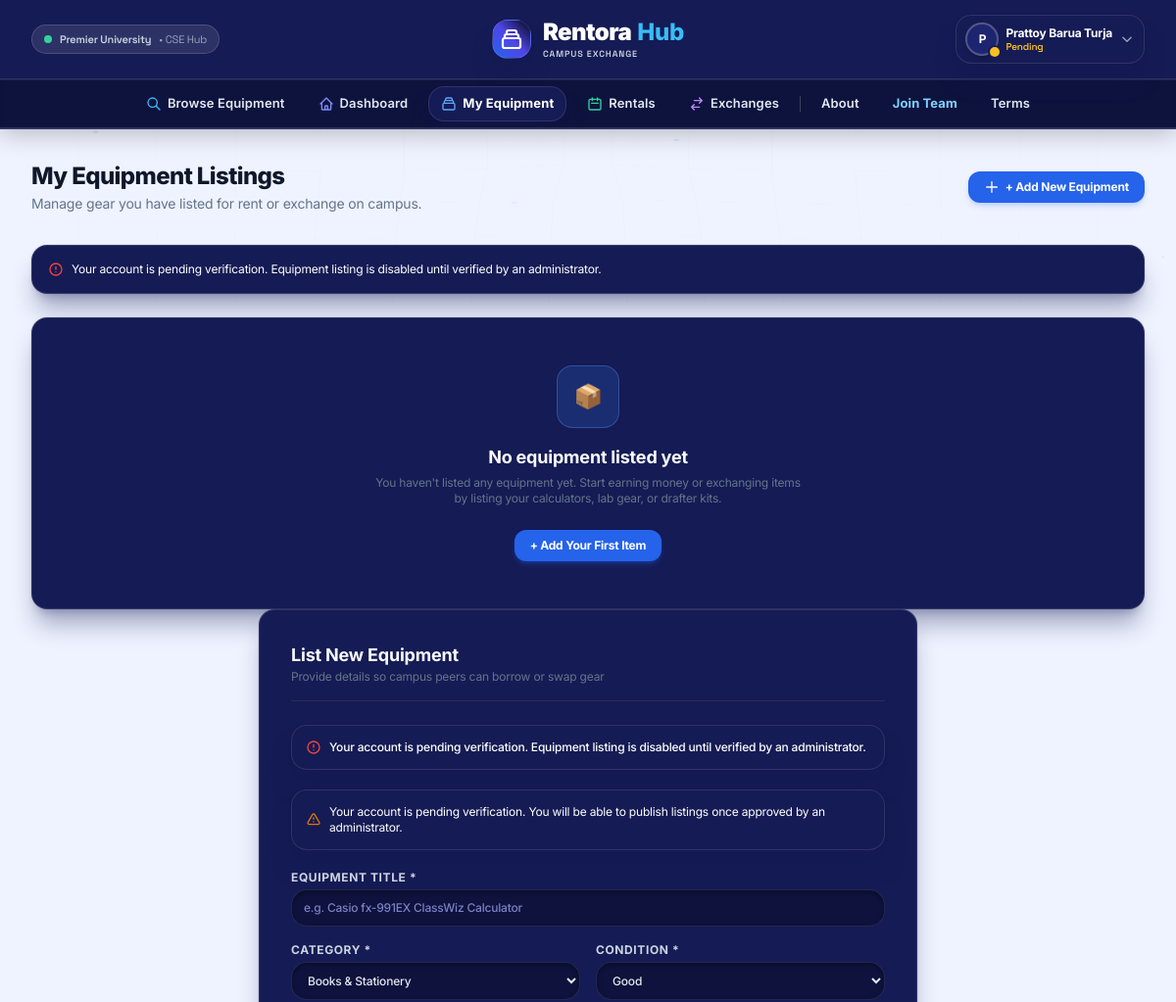
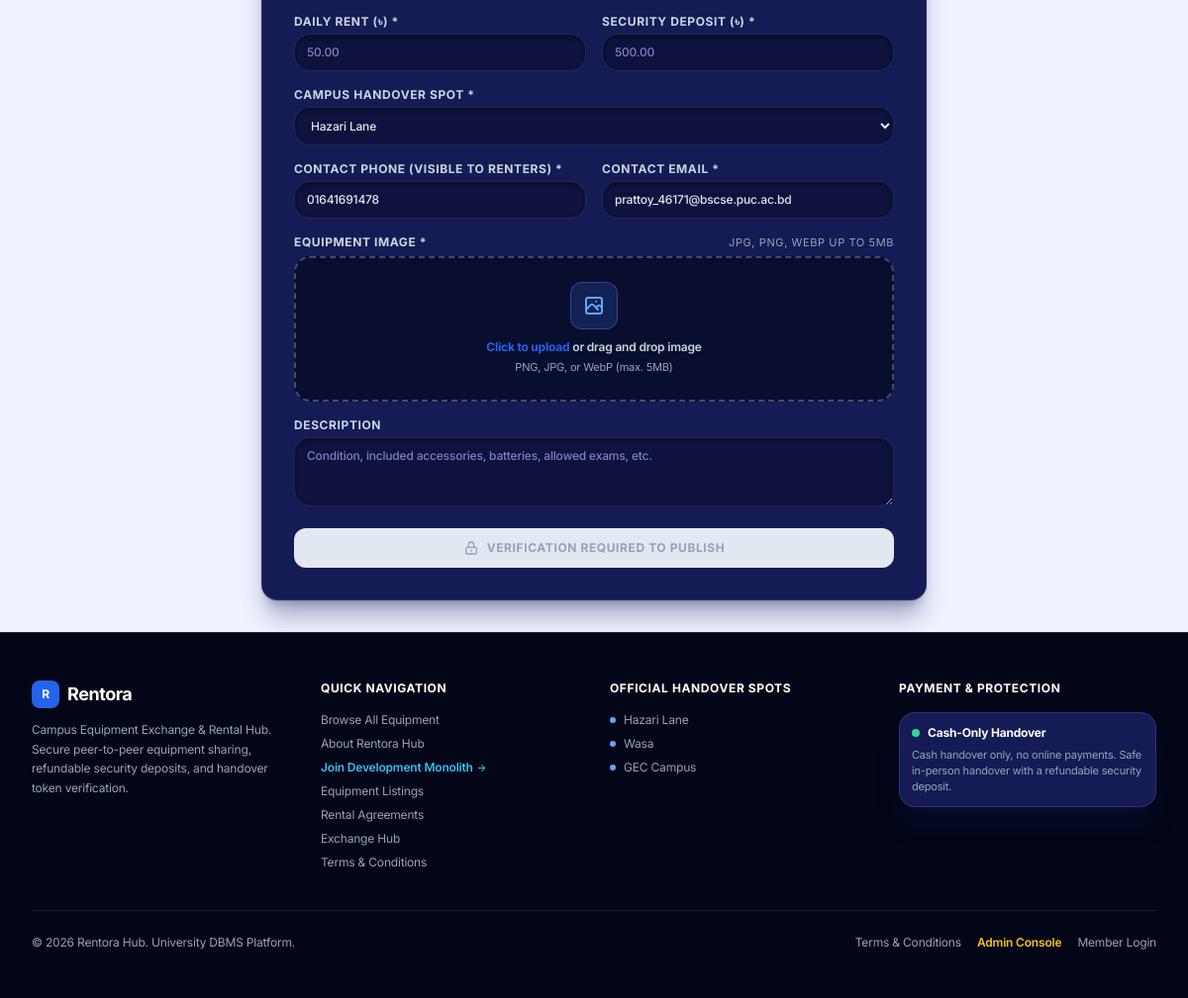
The page /user/equipment.php?error=account_pending (signed in) on the database its author committed (2 pictures, top to bottom).
### tables this page shows
CREATE TABLE member (
    member_id         INT UNSIGNED AUTO_INCREMENT PRIMARY KEY,
    first_name        VARCHAR(50)  NOT NULL,
    last_name         VARCHAR(50)  NOT NULL,
    student_id        VARCHAR(20)  NULL,
    dob               DATE         NULL,
    gender             ENUM('Male', 'Female', 'Other') NULL,
    university_email  VARCHAR(100) NOT NULL,
    phone_number      VARCHAR(20)  NULL,
    campus_address    VARCHAR(255) NULL,
    account_balance   DECIMAL(10,2) NOT NULL DEFAULT 0.00,
    status            ENUM('Pending', 'Verified', 'Rejected') NOT NULL DEFAULT 'Pending',
    username          VARCHAR(50)  NOT NULL,
    password_hash     VARCHAR(255) NOT NULL,
    created_at        TIMESTAMP    NOT NULL DEFAULT CURRENT_TIMESTAMP,
    CONSTRAINT uq_member_email      UNIQUE (university_email),
    CONSTRAINT uq_member_username   UNIQUE (username),
    CONSTRAINT uq_member_student_id UNIQUE (student_id)
);

### includes/auth_guard.php (called while the page is built, shortened)
<?php
function get_member_status($pdo, $member_id) {
    try {
        $stmt = $pdo->prepare("SELECT status FROM member WHERE member_id = :id LIMIT 1");
        $stmt->execute(['id' => (int)$member_id]);
        $status = $stmt->fetchColumn();
        return $status ? $status : 'Pending';
    } catch (Exception $e) {
        return 'Pending';
    }
}

### user/equipment.php (the view, shortened to what this page needs)
<?php
require_once(__DIR__ . '/../config/db.php');
require_once(__DIR__ . '/../includes/auth_guard.php');
$user_id = $_SESSION['member_id'] ?? $_SESSION['user_id'] ?? 0;
$member_status = get_member_status($pdo, $user_id);
$error = "";
$member_phone = '';
$member_email = $_SESSION['email'] ?? '';
try {
    $mStmt = $pdo->prepare("SELECT phone_number, university_email FROM member WHERE member_id = :id LIMIT 1");
    $mStmt->execute(['id' => $user_id]);
    $mRow = $mStmt->fetch();
    if ($mRow) {
        $member_phone = $mRow['phone_number'] ?? '';
        if (!empty($mRow['university_email'])) {
            $member_email = $mRow['university_email'];
        }
    }
} catch (Exception $e) {}
if (isset($_GET['error'])) {
    $errCode = $_GET['error'];
    if ($errCode === 'account_pending') {
        $error = "Your account is pending verification. Equipment listing is disabled until verified by an administrator.";
    } elseif ($errCode === 'account_rejected') {
        $error = "Your account was rejected. Please contact an admin for assistance.";
    } elseif ($errCode === 'missing_fields') {
        $error = "Please fill in all required equipment fields (Title, Rental Rate, and Equipment Image).";
    } elseif ($errCode === 'missing_image') {
        $error = "An equipment image is required. Please upload a photo (JPG, PNG, or WebP).";
    } elseif ($errCode === 'invalid_image') {
        $error = "Invalid image file format. Only JPG, PNG, and WebP images are allowed.";
    } elseif ($errCode === 'file_too_large') {
        $error = "Image file is too large. Maximum allowed size is 5MB.";
    } elseif ($errCode === 'upload_failed') {
        $error = "Failed to upload the equipment image. Please try again.";
    } elseif ($errCode === 'db_error') {
        $error = "Database error while adding equipment listing.";
    } else {
        $error = htmlspecialchars($errCode);
    }
}
$categories = [];
try {
    $catStmt = $pdo->query("SELECT category_id, category_name FROM category ORDER BY category_name ASC");
    $categories = $catStmt->fetchAll();
} catch (Exception $e) {
    $categories = [];
}
$my_equipment = [];
try {
    $stmt = $pdo->prepare("
        SELECT e.*, e.equipment_name AS title, e.rental_rate AS daily_rate, c.category_name,
               (CASE WHEN e.availability_status = 'Available' THEN 1 ELSE 0 END) AS is_available
        FROM equipment e
        LEFT JOIN category c ON e.category_id = c.category_id
        WHERE e.owner_id = :owner_id
        ORDER BY e.equipment_id DESC
    ");
    $stmt->execute(['owner_id' => $user_id]);
    $my_equipment = $stmt->fetchAll();
} catch (Exception $e) {
    $my_equipment = [];
}
require_once(__DIR__ . '/../includes/header.php');
require_once(__DIR__ . '/../includes/nav.php');
?>
  <main class="flex-1 max-w-7xl mx-auto px-4 sm:px-6 lg:px-8 py-8 w-full">
    <div class="flex flex-col md:flex-row justify-between items-start md:items-center gap-4 mb-8">
      <div>
        <h1 class="text-2xl font-extrabold text-navy-900 tracking-tight">My Equipment Listings</h1>
        <p class="text-sm text-slate-500 mt-0.5">Manage gear you have listed for rent or exchange on campus.</p>
      </div>
      <a href="#add-item-modal" class="px-4 py-2 bg-primary-600 hover:bg-primary-700 text-white text-xs font-bold rounded-xl shadow-md shadow-blue-600/20 transition-all flex items-center gap-1.5">
        <svg class="w-4 h-4" fill="none" stroke="currentColor" viewBox="0 0 24 24"><path stroke-linecap="round" stroke-linejoin="round" stroke-width="2" d="M12 4v16m8-8H4"></path></svg>
        <span>+ Add New Equipment</span>
      </a>
    </div>
    <?php if (!empty($error)): ?>
      <div class="mb-6 p-4 rounded-xl bg-red-50 border border-red-200 text-red-700 text-xs flex items-center gap-2">
        <svg class="w-4 h-4 text-red-500 shrink-0" fill="none" stroke="currentColor" viewBox="0 0 24 24"><path stroke-linecap="round" stroke-linejoin="round" stroke-width="2" d="M12 8v4m0 4h.01M21 12a9 9 0 11-18 0 9 9 0 0118 0z"></path></svg>
        <span><?php echo htmlspecialchars($error); ?></span>
      </div>
    <?php endif; ?>
    <?php if (empty($my_equipment)): ?>
      <div class="bg-white rounded-2xl p-12 text-center border border-slate-200 shadow-sm">
        <div class="w-16 h-16 rounded-2xl bg-blue-50 text-primary-600 flex items-center justify-center mx-auto mb-4 text-2xl">
          📦
        </div>
        <h3 class="text-lg font-bold text-navy-900">No equipment listed yet</h3>
        <p class="text-xs text-slate-500 max-w-md mx-auto mt-1 mb-6">You haven't listed any equipment yet. Start earning money or exchanging items by listing your calculators, lab gear, or drafter kits.</p>
        <a href="#add-item-modal" class="inline-flex items-center gap-1.5 px-4 py-2 rounded-xl bg-primary-600 text-white font-bold text-xs shadow-md shadow-blue-600/30">
          + Add Your First Item
        </a>
      </div>
    <?php endif; ?>
    <div id="add-item-modal" class="bg-white rounded-2xl border border-slate-200 shadow-xl p-6 sm:p-8 max-w-2xl mx-auto">
      <div class="border-b border-slate-200 pb-4 mb-6">
        <h2 class="text-lg font-extrabold text-navy-900">List New Equipment</h2>
        <p class="text-xs text-slate-500">Provide details so campus peers can borrow or swap gear</p>
      </div>
      <?php if (!empty($error)): ?>
        <div class="mb-5 p-3.5 rounded-xl bg-red-50 border border-red-200 text-red-700 text-xs flex items-center gap-2">
          <svg class="w-4 h-4 text-red-500 shrink-0" fill="none" stroke="currentColor" viewBox="0 0 24 24"><path stroke-linecap="round" stroke-linejoin="round" stroke-width="2" d="M12 8v4m0 4h.01M21 12a9 9 0 11-18 0 9 9 0 0118 0z"></path></svg>
          <span class="font-medium"><?php echo htmlspecialchars($error); ?></span>
        </div>
      <?php endif; ?>
      <?php if ($member_status !== 'Verified'): ?>
        <div class="mb-5 p-3.5 rounded-xl bg-amber-50 border border-amber-200 text-amber-800 text-xs flex items-center gap-2">
          <svg class="w-4 h-4 text-amber-600 shrink-0" fill="none" stroke="currentColor" viewBox="0 0 24 24"><path stroke-linecap="round" stroke-linejoin="round" stroke-width="2" d="M12 9v2m0 4h.01m-6.938 4h13.856c1.54 0 2.502-1.667 1.732-3L13.732 4c-.77-1.333-2.694-1.333-3.464 0L3.34 16c-.77 1.333.192 3 1.732 3z"></path></svg>
          <span>
            <?php echo ($member_status === 'Rejected') ? 'Your account was rejected. You cannot publish equipment listings.' : 'Your account is pending verification. You will be able to publish listings once approved by an administrator.'; ?>
          </span>
        </div>
      <?php endif; ?>
      <form action="add_item.php" method="POST" enctype="multipart/form-data" class="space-y-4">
        <div>
          <label for="title" class="block text-xs font-bold text-slate-700 uppercase tracking-wider mb-1">Equipment Title *</label>
          <input type="text" id="title" name="title" required placeholder="e.g. Casio fx-991EX ClassWiz Calculator" class="w-full px-3 py-2.5 text-xs bg-slate-50 border border-slate-300 rounded-xl focus:ring-2 focus:ring-primary-600 focus:border-primary-600 font-medium text-slate-800">
        </div>
        <div class="grid grid-cols-1 sm:grid-cols-2 gap-4">
          <div>
            <label for="category_id" class="block text-xs font-bold text-slate-700 uppercase tracking-wider mb-1">Category *</label>
            <select id="category_id" name="category_id" class="w-full px-3 py-2.5 text-xs bg-slate-50 border border-slate-300 rounded-xl focus:ring-2 focus:ring-primary-600 focus:border-primary-600 font-medium text-slate-800">
              <?php foreach ($categories as $c): ?>
                <option value="<?php echo $c['category_id'] ?? $c['id']; ?>"><?php echo htmlspecialchars($c['category_name'] ?? $c['name'] ?? ''); ?></option>
              <?php endforeach; ?>
            </select>
          </div>
          <div>
            <label for="item_condition" class="block text-xs font-bold text-slate-700 uppercase tracking-wider mb-1">Condition *</label>
            <select id="item_condition" name="item_condition" class="w-full px-3 py-2.5 text-xs bg-slate-50 border border-slate-300 rounded-xl focus:ring-2 focus:ring-primary-600 focus:border-primary-600 font-medium text-slate-800">
              <option value="Good" selected>Good</option>
            </select>
          </div>
        </div>
        <div class="grid grid-cols-1 sm:grid-cols-2 gap-4">
          <div>
            <label for="daily_rate" class="block text-xs font-bold text-slate-700 uppercase tracking-wider mb-1">Daily Rent (৳) *</label>
            <input type="number" step="0.01" id="daily_rate" name="daily_rate" required placeholder="50.00" class="w-full px-3 py-2.5 text-xs bg-slate-50 border border-slate-300 rounded-xl focus:ring-2 focus:ring-primary-600 focus:border-primary-600 font-medium text-slate-800">
          </div>
          <div>
            <label for="security_deposit" class="block text-xs font-bold text-slate-700 uppercase tracking-wider mb-1">Security Deposit (৳) *</label>
            <input type="number" step="0.01" id="security_deposit" name="security_deposit" required placeholder="500.00" class="w-full px-3 py-2.5 text-xs bg-slate-50 border border-slate-300 rounded-xl focus:ring-2 focus:ring-primary-600 focus:border-primary-600 font-medium text-slate-800">
          </div>
        </div>
        <div>
          <label for="campus_spot" class="block text-xs font-bold text-slate-700 uppercase tracking-wider mb-1">Campus Handover Spot *</label>
          <select id="campus_spot" name="campus_spot" class="w-full px-3 py-2.5 text-xs bg-slate-50 border border-slate-300 rounded-xl focus:ring-2 focus:ring-primary-600 focus:border-primary-600 font-medium text-slate-800">
            <option value="Hazari Lane">Hazari Lane</option>
          </select>
        </div>
        <div class="grid grid-cols-1 md:grid-cols-2 gap-4">
          <div>
            <label for="lender_phone" class="block text-xs font-bold text-slate-700 uppercase tracking-wider mb-1">Contact Phone (Visible to Renters) *</label>
            <input type="tel" id="lender_phone" name="lender_phone" required placeholder="018XXXXXXXX" value="<?php echo htmlspecialchars($member_phone); ?>" class="w-full px-3 py-2.5 text-xs bg-slate-50 border border-slate-300 rounded-xl focus:ring-2 focus:ring-primary-600 focus:border-primary-600 font-medium text-slate-800">
          </div>
          <div>
            <label for="lender_email" class="block text-xs font-bold text-slate-700 uppercase tracking-wider mb-1">Contact Email *</label>
            <input type="email" id="lender_email" name="lender_email" required value="<?php echo htmlspecialchars($member_email); ?>" class="w-full px-3 py-2.5 text-xs bg-slate-50 border border-slate-300 rounded-xl focus:ring-2 focus:ring-primary-600 focus:border-primary-600 font-medium text-slate-800">
          </div>
        </div>
        <div>
          <label class="block text-xs font-bold text-slate-700 uppercase tracking-wider mb-1.5 flex items-center justify-between">
            <span>Equipment Image *</span>
            <span class="text-[11px] font-normal text-slate-400">JPG, PNG, WebP up to 5MB</span>
          </label>
          <div id="equipment-upload-wrapper" class="relative">
            <div id="upload-dropzone" class="relative group border-2 border-dashed border-slate-300 hover:border-primary-500 hover:bg-slate-50/80 rounded-2xl p-6 text-center cursor-pointer transition-all duration-200 bg-slate-50/50 overflow-hidden">
              <div class="pointer-events-none">
                <div class="w-12 h-12 rounded-xl bg-blue-50 text-primary-600 flex items-center justify-center mx-auto mb-2.5 group-hover:scale-105 group-hover:bg-blue-100/70 transition-all shadow-sm">
                  <svg class="w-6 h-6" fill="none" stroke="currentColor" viewBox="0 0 24 24">
                    <path stroke-linecap="round" stroke-linejoin="round" stroke-width="2" d="M4 16l4.586-4.586a2 2 0 012.828 0L16 16m-2-2l1.586-1.586a2 2 0 012.828 0L20 14m-6-6h.01M6 20h12a2 2 0 002-2V6a2 2 0 00-2-2H6a2 2 0 00-2 2v12a2 2 0 002 2z"></path>
                  </svg>
                </div>
                <p class="text-xs font-semibold text-slate-700">
                  <span class="text-primary-600 font-bold group-hover:underline">Click to upload</span> or drag and drop image
                </p>
                <p class="text-[11px] text-slate-400 mt-1">PNG, JPG, or WebP (max. 5MB)</p>
              </div>
            </div>
          </div>
        </div>
        <div>
          <label for="description" class="block text-xs font-bold text-slate-700 uppercase tracking-wider mb-1">Description</label>
          <textarea id="description" name="description" rows="3" placeholder="Condition, included accessories, batteries, allowed exams, etc." class="w-full px-3 py-2.5 text-xs bg-slate-50 border border-slate-300 rounded-xl focus:ring-2 focus:ring-primary-600 focus:border-primary-600 font-medium text-slate-800"></textarea>
        </div>
        <?php if ($member_status === 'Verified'): ?>
          <button type="submit" name="add_equipment" class="w-full py-3 px-4 bg-navy-900 hover:bg-slate-800 text-white font-bold rounded-xl text-xs uppercase tracking-wider shadow-md shadow-slate-900/20 transition-all flex items-center justify-center gap-2">
            <span>Publish Equipment Listing</span>
            <svg class="w-4 h-4 text-blue-400" fill="none" stroke="currentColor" viewBox="0 0 24 24"><path stroke-linecap="round" stroke-linejoin="round" stroke-width="2" d="M14 5l7 7m0 0l-7 7m7-7H3"></path></svg>
          </button>
        <?php else: ?>
          <button type="button" disabled class="w-full py-3 px-4 bg-slate-200 text-slate-400 font-bold rounded-xl text-xs uppercase tracking-wider cursor-not-allowed flex items-center justify-center gap-2">
            <svg class="w-4 h-4 text-slate-400" fill="none" stroke="currentColor" viewBox="0 0 24 24"><path stroke-linecap="round" stroke-linejoin="round" stroke-width="2" d="M12 15v2m-6 4h12a2 2 0 002-2v-6a2 2 0 00-2-2H6a2 2 0 00-2 2v6a2 2 0 002 2zm10-10V7a4 4 0 00-8 0v4h8z"></path></svg>
            <span>Verification Required to Publish</span>
          </button>
        <?php endif; ?>
      </form>
    </div>
  </main>
<?php require_once(__DIR__ . '/../includes/footer.php'); ?>

### rows shown on the page
member: lender_phone "01641691478", lender_email "prattoy_46171@bscse.puc.ac.bd"

### other values the page prints
substr($current_name, 0, 1) "P"
$current_name "Prattoy Barua Turja"
$error "Your account is pending verification. Equipment listing is disabled until verified by an administrator."
form field category_id "Books & Stationery"
